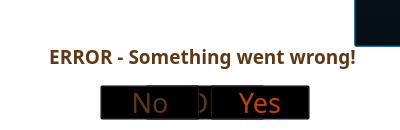
<?xml version="1.0" encoding="UTF-8"?>
<ui version="4.0">
 <class>InfoDialog</class>
 <widget class="QDialog" name="InfoDialog">
  <property name="geometry">
   <rect>
    <x>0</x>
    <y>0</y>
    <width>400</width>
    <height>130</height>
   </rect>
  </property>
  <property name="minimumSize">
   <size>
    <width>400</width>
    <height>130</height>
   </size>
  </property>
  <property name="maximumSize">
   <size>
    <width>400</width>
    <height>130</height>
   </size>
  </property>
  <property name="windowTitle">
   <string>Dialog</string>
  </property>
  <property name="styleSheet">
   <string notr="true">border-image: url(:/images/dialog_background.png);
background:transparent;
margin-top: 10px;
margin-bottom: 20px;</string>
  </property>
  <widget class="QPushButton" name="pushButton_closeButton">
   <property name="geometry">
    <rect>
     <x>354</x>
     <y>-4</y>
     <width>51</width>
     <height>51</height>
    </rect>
   </property>
   <property name="font">
    <font>
     <family>Poppins</family>
    </font>
   </property>
   <property name="cursor">
    <cursorShape>PointingHandCursor</cursorShape>
   </property>
   <property name="styleSheet">
    <string notr="true">border-image: none;
background:transparent;
margin: 0;</string>
   </property>
   <property name="text">
    <string/>
   </property>
   <property name="icon">
    <iconset resource="../../resources/Resources.qrc">
     <normaloff>:/images/close_button.png</normaloff>:/images/close_button.png</iconset>
   </property>
   <property name="iconSize">
    <size>
     <width>40</width>
     <height>40</height>
    </size>
   </property>
  </widget>
  <widget class="QLabel" name="label_message">
   <property name="geometry">
    <rect>
     <x>47</x>
     <y>26</y>
     <width>311</width>
     <height>60</height>
    </rect>
   </property>
   <property name="font">
    <font>
     <family>Poppins</family>
     <pointsize>14</pointsize>
     <italic>false</italic>
     <bold>true</bold>
    </font>
   </property>
   <property name="styleSheet">
    <string notr="true">border-image: none;
color: rgb(96, 56, 19);
margin: 0;</string>
   </property>
   <property name="text">
    <string>ERROR - Something went wrong!</string>
   </property>
   <property name="alignment">
    <set>Qt::AlignmentFlag::AlignCenter</set>
   </property>
   <property name="wordWrap">
    <bool>true</bool>
   </property>
  </widget>
  <widget class="QPushButton" name="pushButton_ok">
   <property name="enabled">
    <bool>true</bool>
   </property>
   <property name="geometry">
    <rect>
     <x>145</x>
     <y>85</y>
     <width>120</width>
     <height>35</height>
    </rect>
   </property>
   <property name="font">
    <font>
     <family>Halo Dek</family>
     <pointsize>20</pointsize>
    </font>
   </property>
   <property name="cursor">
    <cursorShape>PointingHandCursor</cursorShape>
   </property>
   <property name="styleSheet">
    <string notr="true">border-image: url(:/images/button.png);
margin: 0;
color: rgb(96, 56, 19);</string>
   </property>
   <property name="text">
    <string>Ok</string>
   </property>
  </widget>
  <widget class="QPushButton" name="pushButton_no">
   <property name="enabled">
    <bool>true</bool>
   </property>
   <property name="geometry">
    <rect>
     <x>100</x>
     <y>85</y>
     <width>100</width>
     <height>35</height>
    </rect>
   </property>
   <property name="font">
    <font>
     <family>Halo Dek</family>
     <pointsize>20</pointsize>
    </font>
   </property>
   <property name="cursor">
    <cursorShape>PointingHandCursor</cursorShape>
   </property>
   <property name="styleSheet">
    <string notr="true">border-image: url(:/images/button.png);
margin: 0;
color: rgb(96, 56, 19);</string>
   </property>
   <property name="text">
    <string>No</string>
   </property>
  </widget>
  <widget class="QPushButton" name="pushButton_yes">
   <property name="enabled">
    <bool>true</bool>
   </property>
   <property name="geometry">
    <rect>
     <x>210</x>
     <y>85</y>
     <width>100</width>
     <height>35</height>
    </rect>
   </property>
   <property name="font">
    <font>
     <family>Halo Dek</family>
     <pointsize>20</pointsize>
    </font>
   </property>
   <property name="cursor">
    <cursorShape>PointingHandCursor</cursorShape>
   </property>
   <property name="styleSheet">
    <string notr="true">border-image: url(:/images/button.png);
margin: 0;
color: rgb(194, 65, 0);</string>
   </property>
   <property name="text">
    <string>Yes</string>
   </property>
  </widget>
 </widget>
 <resources>
  <include location="../../resources/Resources.qrc"/>
 </resources>
 <connections/>
</ui>
